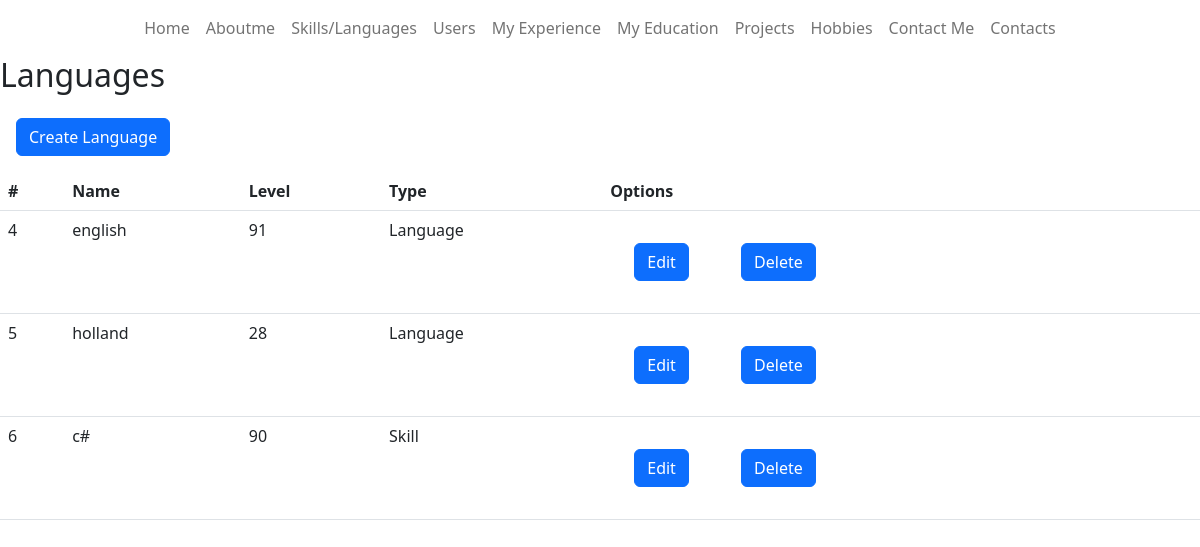
/CMS/pages/skillslanguages/read.php, run on an earlier commit of the app's database.
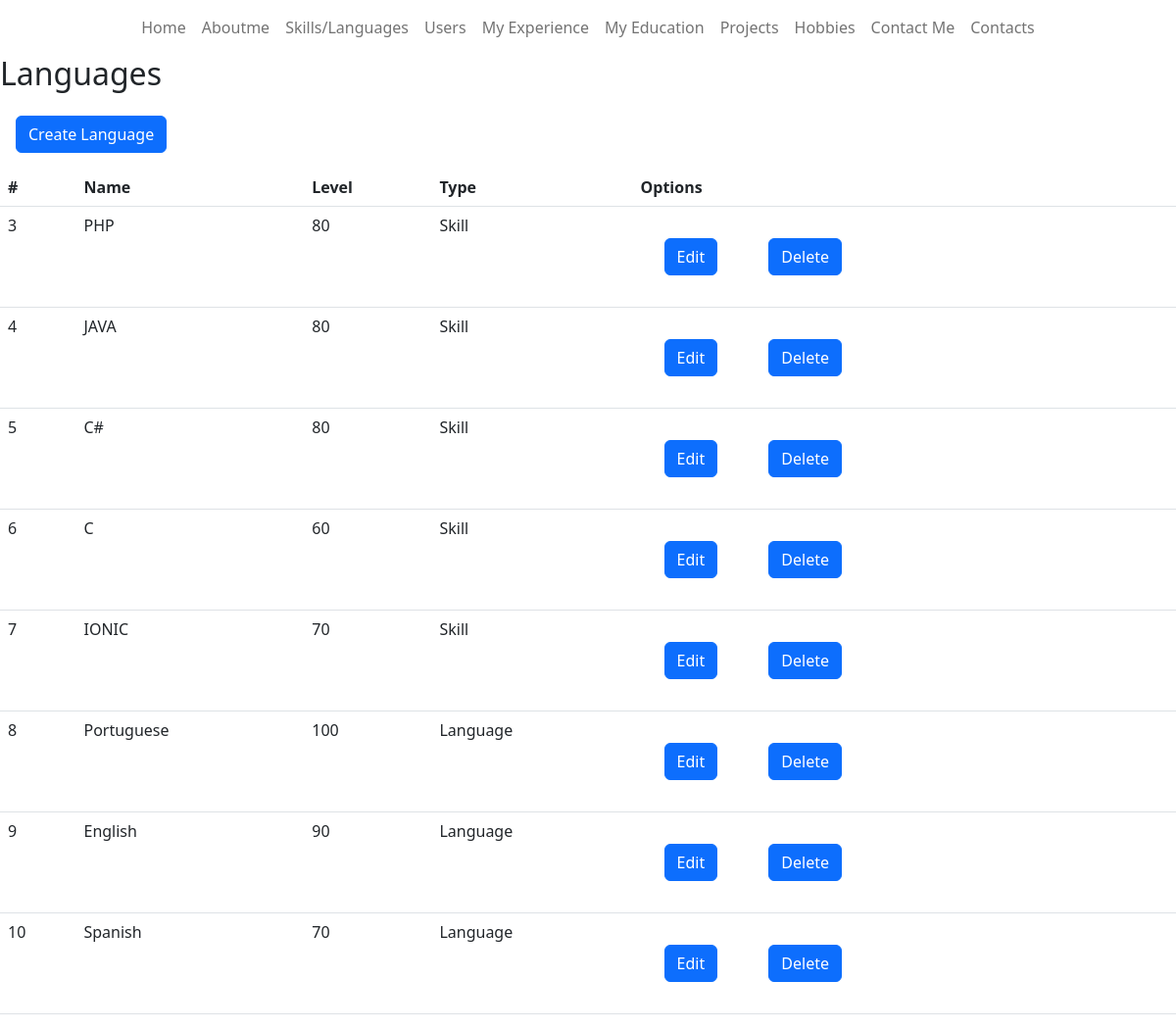
And on a later commit of the database.
### tables this page shows
CREATE TABLE `skillslanguages` (
  `id` int(11) NOT NULL,
  `name` varchar(100) NOT NULL,
  `level` int(11) NOT NULL,
  `type` int(50) NOT NULL
);

### CMS/pages/skillslanguages/read.php (the view, shortened to what this page needs)
<?php
$pdo = pdo_connect_mysql();
$page = isset($_GET['page']) && is_numeric($_GET['page']) ? (int)$_GET['page'] : 1;
$records_per_page = 20;
$stmt = $pdo->prepare('SELECT * FROM skillslanguages ORDER BY id LIMIT :current_page, :record_per_page');
$stmt->bindValue(':current_page', ($page-1)*$records_per_page, PDO::PARAM_INT);
$stmt->bindValue(':record_per_page', $records_per_page, PDO::PARAM_INT);
$stmt->execute();
$languages = $stmt->fetchAll(PDO::FETCH_ASSOC);
?>
<div class="content read">
<?php
require_once "../../navbars/navbaradmin.php";
?>
	<h2>Languages</h2>
    <button onclick="window.location.href='./create.php'" class="create-language btn btn-primary m-3">Create Language</button>
	<table class="table">
        <thead>
            <tr>
                <th>#</th>
                <th>Name</th>
                <th>Level</th>
                <th>Type</th>
                <th>Options</th>
            </tr>
        </thead>
        <tbody>
            <?php foreach ($languages as $language): ?>
            <tr>
                <td><?=$language['id']?></td>
                <td><?=$language['name']?></td>
                <td><?=$language['level']?></td>
                <td><?php echo ($language['type'] == 0) ? "Skill" : "Language"; ?></td>
                <td class="actions">
                <?php echo "<a href=\"update.php?id={$language['id']}\" class=\"edit\"><button type='button' class='btn btn-primary m-4'>Edit</button></a>"?>
                <?php echo "<a href=\"delete.php?id={$language['id']}\" class=\"trash\"><button type='button' class='btn btn-primary m-4'>Delete</button> </a>"?>
                </td>
            </tr>
            <?php endforeach; ?>
        </tbody>
    </table>
</div>

### CMS/navbars/navbaradmin.php (shortened to what this page needs)
<!DOCTYPE html>
<html lang="en">
    <head>
    <link
        href="https://cdn.jsdelivr.net/npm/bootstrap@5.2.2/dist/css/bootstrap.min.css"
        rel="stylesheet"
    />
</head>
<body>
<nav class="navbar navbar-expand-lg">
    <div class="container-fluid">
      <div class="collapse navbar-collapse" id="navbarNav">
        <ul class="navbar-nav m-auto">
          <li class="nav-item">
            <a class="nav-link" aria-current="page" href="../home/welcome.php">Home</a>
          </li>
          <li class="nav-item">
            <a class="nav-link" href="../about/read.php">Aboutme</a>
          </li>
          <li class="nav-item">
            <a class="nav-link" href="../skillslanguages/read.php">Skills/Languages</a>
          </li>
          <li class="nav-item">
            <a class="nav-link" href="../users/read.php">Users</a>
          </li>
          <li class="nav-item">
            <a class="nav-link" href="../experience/read.php">My Experience</a>
          </li>
          <li class="nav-item">
            <a class="nav-link" href="../education/read.php">My Education</a>
          </li>
          <li class="nav-item">
            <a class="nav-link" href="../projects/read.php">Projects</a>
          </li>
          <li class="nav-item">
            <a class="nav-link" href="../hobbies/read.php">Hobbies</a>
          </li>
          <li class="nav-item">
            <a class="nav-link" href="../contactme/read.php">Contact Me</a>
          </li>
          <li class="nav-item">
            <a class="nav-link" href="../contacts/read.php">Contacts</a>
          </li>
        </ul>
      </div>
    </div>
  </nav>
  </body>
</html>

What changed in the data, as far as the page shows it:
added skillslanguages: id "3", name "PHP", level "80", type "Skill"
changed skillslanguages id 4: name "english" → "JAVA"; level "91" → "80"; type "Language" → "Skill"
changed skillslanguages id 5: name "holland" → "C#"; level "28" → "80"; type "Language" → "Skill"
changed skillslanguages id 6: name "c#" → "C"; level "90" → "60"
added skillslanguages: id "7", name "IONIC", level "70", type "Skill"
added skillslanguages: id "8", name "Portuguese", level "100", type "Language"
added skillslanguages: id "9", name "English", level "90", type "Language"
added skillslanguages: id "10", name "Spanish", level "70", type "Language"
